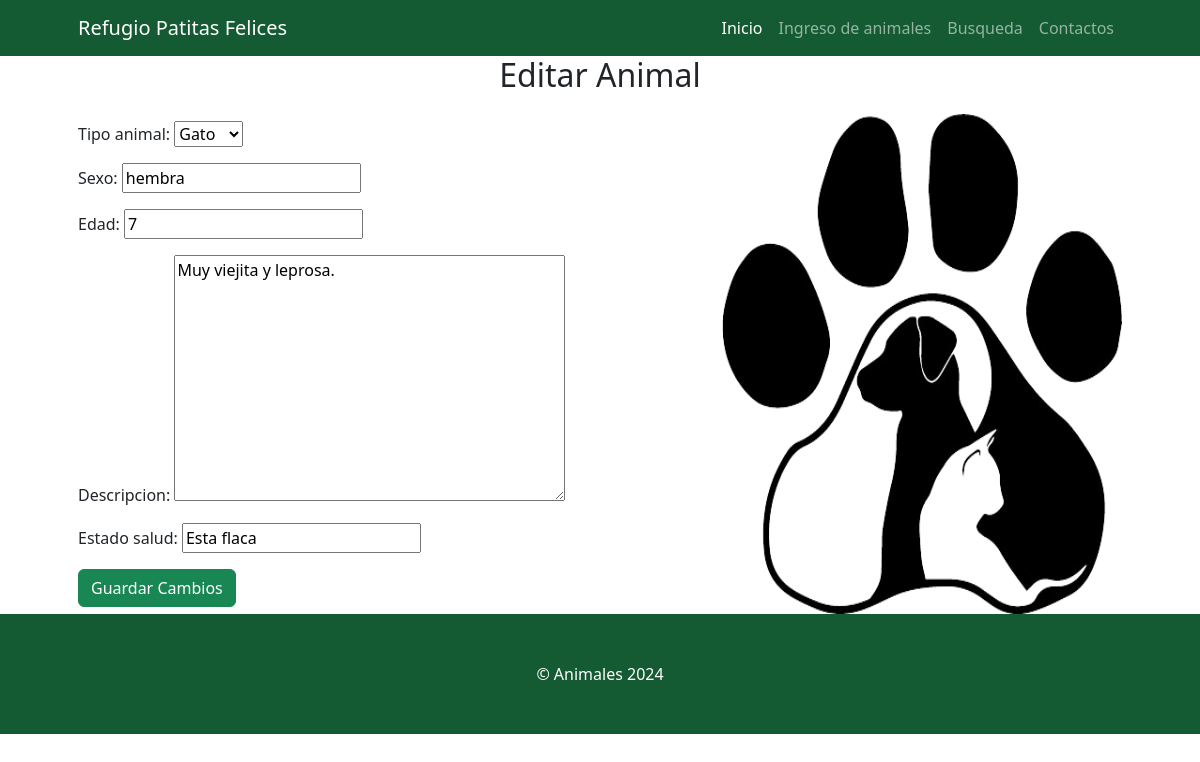
The app's page /editar_animal/2/, older data.
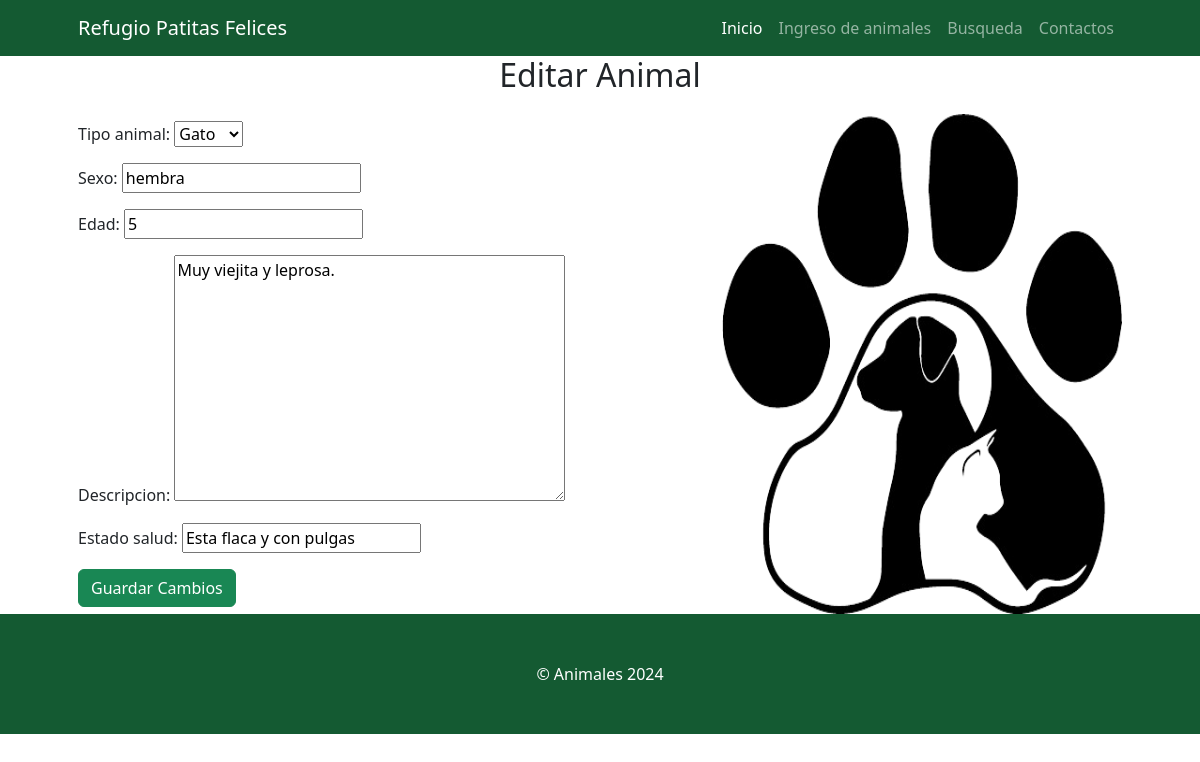
The same page, newer data.
### App/models.py (models this page shows, shortened)
class Animal(models.Model):
    TIPO_ANIMAL_CHOICES = [
        ('perro', 'Perro'),
        ('gato', 'Gato'),
    ]
    codigo_registro = models.CharField(max_length=36, unique=True, blank=False, null=False)
    tipo_animal = models.CharField(max_length=50, choices=TIPO_ANIMAL_CHOICES, null=True, blank=True)
    sexo = models.CharField(max_length=10)
    edad = models.IntegerField()
    descripcion = models.TextField()
    estado_salud = models.CharField(max_length=50)
    class Meta:
        app_label = 'App'

### App/views.py (the view)
# urls.py: path('editar_animal/<int:animal_id>/', views.editar_animal, name='editar_animal'),
def editar_animal(request, animal_id):
    animal = get_object_or_404(Animal, id=animal_id)
    if request.method == 'POST':
        form = AnimalForm(request.POST, instance=animal)
        if form.is_valid():
            form.save()
            return redirect('resultados_busqueda', id=animal.id)
    else:
        form = AnimalForm(instance=animal)
    return render(request, 'core/editar_animal.html', {'form': form, 'animal': animal})

### App/forms.py
class AnimalForm(forms.ModelForm):
    class Meta:
        model = Animal
        fields = ['tipo_animal', 'sexo', 'edad', 'descripcion', 'estado_salud']

### App/templates/core/editar_animal.html (shortened to what this page needs)
{% extends 'home.html' %}
{% load static %}
{% block contenido %}
  <h2 style="text-align: center; margin-bottom: 20px;">Editar Animal</h2>
  <div style="display: flex; justify-content: space-between; align-items: center; gap: 20px;">
    <form method="POST" style="flex-grow: 1;">
      {{ form.as_p }}
      <button type="submit" class="btn btn-success">Guardar Cambios</button>
    </form>
    <img src="{% static 'core/assets/gato.png' %}" alt="Gato" height="500" width="400" style="display:block; margin-left:auto; margin-right:0;" />
  </div>
{% endblock %}

Row changes from the older to the newer data that the page shows:
changed Animal "Gato": edad "7" → "5"; estado_salud "Esta flaca" → "Esta flaca y con pulgas"
